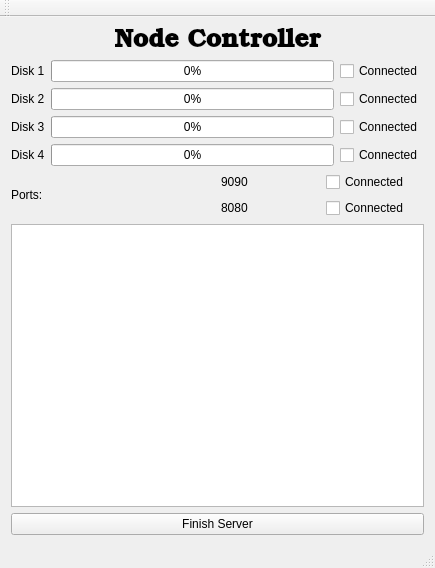
<?xml version="1.0" encoding="UTF-8"?>
<ui version="4.0">
 <class>NodeCotroller</class>
 <widget class="QMainWindow" name="NodeCotroller">
  <property name="geometry">
   <rect>
    <x>0</x>
    <y>0</y>
    <width>435</width>
    <height>568</height>
   </rect>
  </property>
  <property name="windowTitle">
   <string>NodeCotroller</string>
  </property>
  <widget class="QWidget" name="centralWidget">
   <layout class="QVBoxLayout" name="verticalLayout_2">
    <item>
     <widget class="QLabel" name="label_5">
      <property name="font">
       <font>
        <family>URW Bookman L</family>
        <pointsize>19</pointsize>
        <weight>75</weight>
        <bold>true</bold>
       </font>
      </property>
      <property name="text">
       <string>Node Controller</string>
      </property>
      <property name="alignment">
       <set>Qt::AlignCenter</set>
      </property>
     </widget>
    </item>
    <item>
     <layout class="QHBoxLayout" name="horizontalLayout">
      <item>
       <widget class="QLabel" name="label">
        <property name="text">
         <string>Disk 1</string>
        </property>
       </widget>
      </item>
      <item>
       <widget class="QProgressBar" name="pb_disk1">
        <property name="value">
         <number>0</number>
        </property>
        <property name="alignment">
         <set>Qt::AlignLeading|Qt::AlignLeft|Qt::AlignVCenter</set>
        </property>
        <property name="textVisible">
         <bool>true</bool>
        </property>
        <property name="textDirection">
         <enum>QProgressBar::TopToBottom</enum>
        </property>
        <property name="format">
         <string>%p%</string>
        </property>
       </widget>
      </item>
      <item>
       <widget class="QCheckBox" name="cb_disk1">
        <property name="text">
         <string>Connected</string>
        </property>
        <property name="checkable">
         <bool>false</bool>
        </property>
       </widget>
      </item>
     </layout>
    </item>
    <item>
     <layout class="QHBoxLayout" name="horizontalLayout_2">
      <item>
       <widget class="QLabel" name="label_2">
        <property name="text">
         <string>Disk 2</string>
        </property>
       </widget>
      </item>
      <item>
       <widget class="QProgressBar" name="pb_disk1_2">
        <property name="value">
         <number>0</number>
        </property>
       </widget>
      </item>
      <item>
       <widget class="QCheckBox" name="cb_Disk2">
        <property name="text">
         <string>Connected</string>
        </property>
        <property name="checkable">
         <bool>false</bool>
        </property>
       </widget>
      </item>
     </layout>
    </item>
    <item>
     <layout class="QHBoxLayout" name="horizontalLayout_3">
      <item>
       <widget class="QLabel" name="label_3">
        <property name="text">
         <string>Disk 3</string>
        </property>
       </widget>
      </item>
      <item>
       <widget class="QProgressBar" name="pb_Disk3">
        <property name="value">
         <number>0</number>
        </property>
       </widget>
      </item>
      <item>
       <widget class="QCheckBox" name="cb_Disk3">
        <property name="text">
         <string>Connected</string>
        </property>
        <property name="checkable">
         <bool>false</bool>
        </property>
       </widget>
      </item>
     </layout>
    </item>
    <item>
     <layout class="QHBoxLayout" name="horizontalLayout_4">
      <item>
       <widget class="QLabel" name="label_4">
        <property name="text">
         <string>Disk 4</string>
        </property>
       </widget>
      </item>
      <item>
       <widget class="QProgressBar" name="pb_Disk4">
        <property name="value">
         <number>0</number>
        </property>
       </widget>
      </item>
      <item>
       <widget class="QCheckBox" name="cb_Disk4">
        <property name="text">
         <string>Connected</string>
        </property>
        <property name="checkable">
         <bool>false</bool>
        </property>
       </widget>
      </item>
     </layout>
    </item>
    <item>
     <layout class="QHBoxLayout" name="horizontalLayout_7">
      <item>
       <widget class="QLabel" name="label_6">
        <property name="text">
         <string>Ports:</string>
        </property>
       </widget>
      </item>
      <item>
       <layout class="QVBoxLayout" name="verticalLayout">
        <item>
         <layout class="QHBoxLayout" name="horizontalLayout_6">
          <item>
           <widget class="QLabel" name="label_8">
            <property name="text">
             <string>9090</string>
            </property>
           </widget>
          </item>
          <item>
           <widget class="QCheckBox" name="cb_9090">
            <property name="text">
             <string>Connected</string>
            </property>
            <property name="checkable">
             <bool>false</bool>
            </property>
           </widget>
          </item>
         </layout>
        </item>
        <item>
         <layout class="QHBoxLayout" name="horizontalLayout_5">
          <item>
           <widget class="QLabel" name="label_7">
            <property name="text">
             <string>8080</string>
            </property>
           </widget>
          </item>
          <item>
           <widget class="QCheckBox" name="cb_8080">
            <property name="text">
             <string>Connected</string>
            </property>
            <property name="checkable">
             <bool>false</bool>
            </property>
           </widget>
          </item>
         </layout>
        </item>
       </layout>
      </item>
     </layout>
    </item>
    <item>
     <widget class="QPlainTextEdit" name="text_Message">
      <property name="textInteractionFlags">
       <set>Qt::NoTextInteraction</set>
      </property>
     </widget>
    </item>
    <item>
     <widget class="QPushButton" name="btn_FinishS">
      <property name="text">
       <string>Finish Server</string>
      </property>
     </widget>
    </item>
   </layout>
  </widget>
  <widget class="QMenuBar" name="menuBar">
   <property name="geometry">
    <rect>
     <x>0</x>
     <y>0</y>
     <width>435</width>
     <height>22</height>
    </rect>
   </property>
  </widget>
  <widget class="QToolBar" name="mainToolBar">
   <attribute name="toolBarArea">
    <enum>TopToolBarArea</enum>
   </attribute>
   <attribute name="toolBarBreak">
    <bool>false</bool>
   </attribute>
  </widget>
  <widget class="QStatusBar" name="statusBar"/>
 </widget>
 <layoutdefault spacing="6" margin="11"/>
 <resources/>
 <connections/>
</ui>
